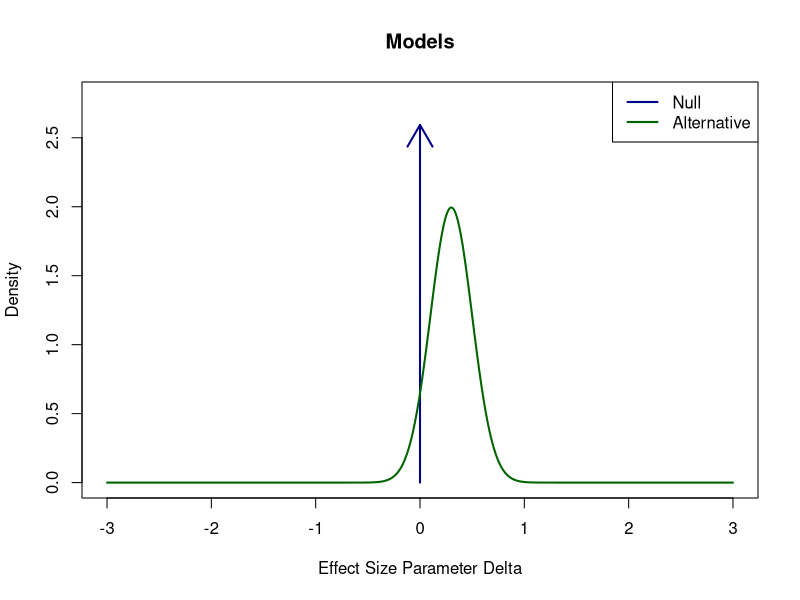
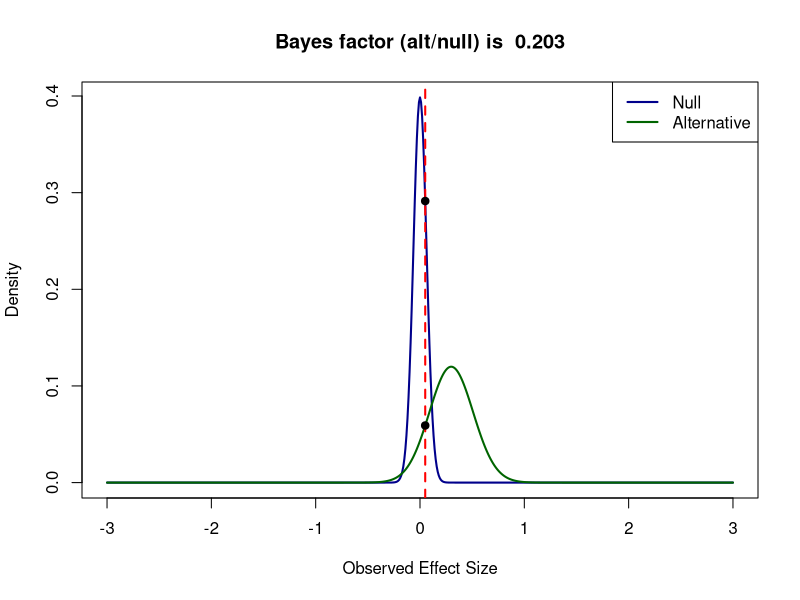
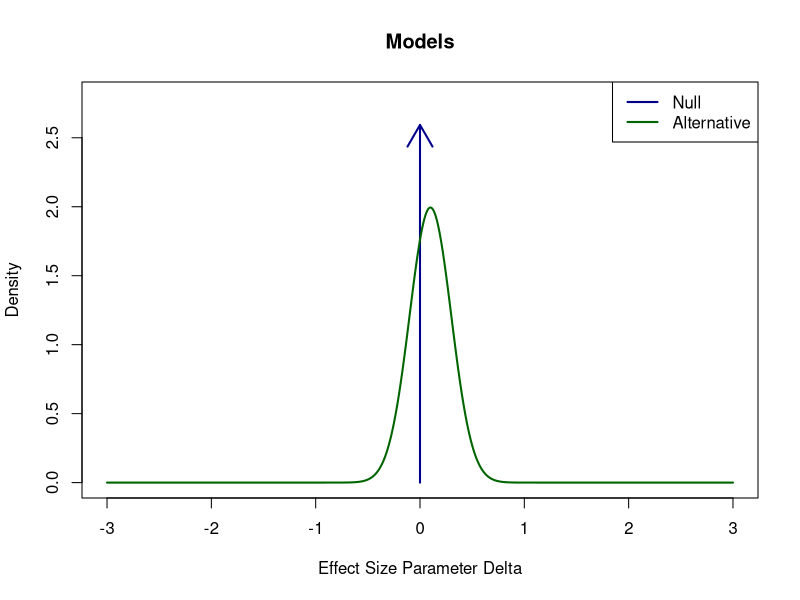
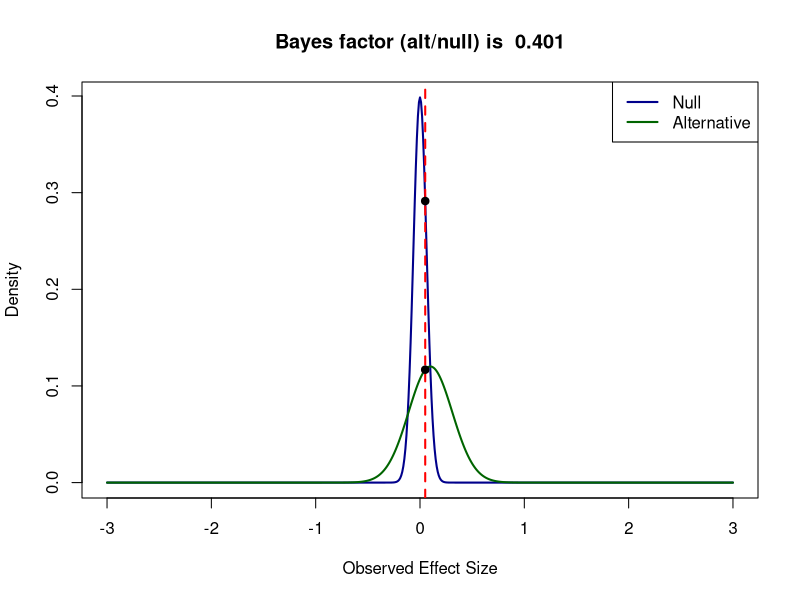

Here is the R script that generated these plots, in order:
## ---- chunk 1
#This code is made by Jeff Rouder: http://jeffrouder.blogspot.nl/2016/01/what-priors-should-i-use-part-i.html
#This code is for a one-sided t-test, testing a difference against 0.

N <- 250 #Enter sample size
dz <- 0.05 #Enter Cohen's dz effect size observed in the dependent t-test or one-sided t-test

dz_prior <- 0.3 #Enter effect size dz for the prior 
sd_prior <- 0.2 #Enter sd of the effect sizes of the prior - the higher, the wider the prior is

lo <- -Inf #lower bound of support (e.g., set to 0 if effects < 0 is not possible)
hi <- Inf #upper bound of support

#specify prior
altDens=function(delta) 
  dnorm(delta,dz_prior,sd_prior)*as.integer(delta>lo)*as.integer(delta<hi)
#Normalize alternative density in case user does not, 
K=1/integrate(altDens,lower=lo,upper=hi)$value
f=function(delta) K*altDens(delta)

delta=seq(-3,3,.01)
#Plot Alternative as a density and Null as a point arrow
#png(file=paste('prior.png'),width=6000,height=4000, res = 1000)
maxAlt=max(f(delta))
plot(delta,f(delta),typ='n',xlab="Effect Size Parameter Delta",ylab="Density",ylim=c(0,1.4*maxAlt),main="Models")
arrows(0,0,0,1.3*maxAlt,col='darkblue',lwd=2)
lines(delta,f(delta),col='darkgreen',lwd=2)
legend("topright",legend=c("Null","Alternative"),col=c('darkblue','darkgreen'),lwd=2)
#dev.off()

#Prediction Function Under Null
nullPredF=function(obs,N) dt(sqrt(N)*obs,N-1)

#Prediction Function Under the Alternative
altPredIntegrand=function(delta,obs,N) 
  dt(sqrt(N)*obs,N-1,sqrt(N)*delta)*f(delta)
altPredF=function(obs,N) 
  integrate(altPredIntegrand,lower=lo,upper=hi,obs=obs,N=N)$value

obs=delta
I=length(obs)
nullPred=nullPredF(obs,N)
altPred=1:I
for (i in 1:I) altPred[i]=altPredF(obs[i],N)

#Evaluate Predicted Density at Observed Value dz
valNull=nullPredF(dz,N)
valAlt=altPredF(dz,N)

#Plot The Predictions
#png(file=paste('posterior.png'),width=6000,height=4000, res = 1000)
top=max(altPred,nullPred)
plot(type='l',obs,nullPred,ylim=c(0,top),xlab="Observed Effect Size",ylab="Density",main=paste("Bayes factor (alt/null) is ",round(valAlt/valNull,digits =3)),col='darkblue',lwd=2)
lines(obs,altPred,col='darkgreen',lwd=2)
legend("topright",legend=c("Null","Alternative"),col=c('darkblue','darkgreen'),lwd=2)
abline(v=dz,lty=2,lwd=2,col='red')
points(pch=19,c(dz,dz),c(valNull,valAlt))
#dev.off()

cat("Bayes factor (alt/null) is ",valAlt/valNull,", the t-value is ",sqrt(N)*dz," and the p-value is",2*(1-pt(abs(sqrt(N)*dz),N-1)))

#? Daniel Lakens, 2016. 
# This work is licensed under a Creative Commons Attribution-NonCommercial-ShareAlike 4.0 International License. https://creativecommons.org/licenses/by-nc-sa/4.0/
## ---- chunk 2
#This code is made by Jeff Rouder: http://jeffrouder.blogspot.nl/2016/01/what-priors-should-i-use-part-i.html
#This code is for a one-sided t-test, testing a difference against 0.

N <- 250 #Enter sample size
dz <- 0.05 #Enter Cohen's dz effect size observed in the dependent t-test or one-sided t-test

dz_prior <- 0.1 #Enter effect size dz for the prior 
sd_prior <- 0.2 #Enter sd of the effect sizes of the prior - the higher, the wider the prior is

lo <- -Inf #lower bound of support (e.g., set to 0 if effects < 0 is not possible)
hi <- Inf #upper bound of support

#specify prior
altDens=function(delta) 
  dnorm(delta,dz_prior,sd_prior)*as.integer(delta>lo)*as.integer(delta<hi)
#Normalize alternative density in case user does not, 
K=1/integrate(altDens,lower=lo,upper=hi)$value
f=function(delta) K*altDens(delta)

delta=seq(-3,3,.01)
#Plot Alternative as a density and Null as a point arrow
#png(file=paste('prior.png'),width=6000,height=4000, res = 1000)
maxAlt=max(f(delta))
plot(delta,f(delta),typ='n',xlab="Effect Size Parameter Delta",ylab="Density",ylim=c(0,1.4*maxAlt),main="Models")
arrows(0,0,0,1.3*maxAlt,col='darkblue',lwd=2)
lines(delta,f(delta),col='darkgreen',lwd=2)
legend("topright",legend=c("Null","Alternative"),col=c('darkblue','darkgreen'),lwd=2)
#dev.off()

#Prediction Function Under Null
nullPredF=function(obs,N) dt(sqrt(N)*obs,N-1)

#Prediction Function Under the Alternative
altPredIntegrand=function(delta,obs,N) 
  dt(sqrt(N)*obs,N-1,sqrt(N)*delta)*f(delta)
altPredF=function(obs,N) 
  integrate(altPredIntegrand,lower=lo,upper=hi,obs=obs,N=N)$value

obs=delta
I=length(obs)
nullPred=nullPredF(obs,N)
altPred=1:I
for (i in 1:I) altPred[i]=altPredF(obs[i],N)

#Evaluate Predicted Density at Observed Value dz
valNull=nullPredF(dz,N)
valAlt=altPredF(dz,N)

#Plot The Predictions
#png(file=paste('posterior.png'),width=6000,height=4000, res = 1000)
top=max(altPred,nullPred)
plot(type='l',obs,nullPred,ylim=c(0,top),xlab="Observed Effect Size",ylab="Density",main=paste("Bayes factor (alt/null) is ",round(valAlt/valNull,digits =3)),col='darkblue',lwd=2)
lines(obs,altPred,col='darkgreen',lwd=2)
legend("topright",legend=c("Null","Alternative"),col=c('darkblue','darkgreen'),lwd=2)
abline(v=dz,lty=2,lwd=2,col='red')
points(pch=19,c(dz,dz),c(valNull,valAlt))
#dev.off()

cat("Bayes factor (alt/null) is ",valAlt/valNull,", the t-value is ",sqrt(N)*dz," and the p-value is",2*(1-pt(abs(sqrt(N)*dz),N-1)))

#? Daniel Lakens, 2016. 
# This work is licensed under a Creative Commons Attribution-NonCommercial-ShareAlike 4.0 International License. https://creativecommons.org/licenses/by-nc-sa/4.0/
